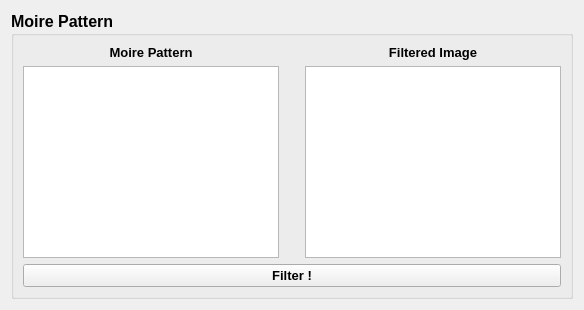
      <widget class="QWidget" name="tab_9">
       <attribute name="title">
        <string>Moire Pattern</string>
       </attribute>
       <layout class="QGridLayout" name="gridLayout_78">
        <item row="0" column="0">
         <widget class="QGroupBox" name="Moire_Pattern_groupBox">
          <property name="font">
           <font>
            <pointsize>12</pointsize>
            <weight>75</weight>
            <bold>true</bold>
           </font>
          </property>
          <property name="title">
           <string>Moire Pattern</string>
          </property>
          <layout class="QGridLayout" name="gridLayout_76">
           <item row="1" column="0">
            <layout class="QHBoxLayout" name="horizontalLayout_67">
             <item>
              <widget class="QPushButton" name="Moire_Filter_pushButton">
               <property name="font">
                <font>
                 <pointsize>10</pointsize>
                 <weight>75</weight>
                 <bold>true</bold>
                </font>
               </property>
               <property name="text">
                <string>Filter !</string>
               </property>
              </widget>
             </item>
            </layout>
           </item>
           <item row="0" column="0">
            <layout class="QGridLayout" name="gridLayout_77">
             <item row="0" column="0">
              <layout class="QHBoxLayout" name="horizontalLayout_68">
               <item>
                <layout class="QVBoxLayout" name="verticalLayout_97">
                 <item>
                  <layout class="QVBoxLayout" name="verticalLayout_98">
                   <item>
                    <widget class="QLabel" name="Moire_pattern_image">
                     <property name="font">
                      <font>
                       <pointsize>10</pointsize>
                       <weight>75</weight>
                       <bold>true</bold>
                      </font>
                     </property>
                     <property name="text">
                      <string>Moire Pattern</string>
                     </property>
                     <property name="alignment">
                      <set>Qt::AlignCenter</set>
                     </property>
                    </widget>
                   </item>
                   <item>
                    <widget class="QGraphicsView" name="Moire_pattern_image_graphicsView"/>
                   </item>
                  </layout>
                 </item>
                </layout>
               </item>
               <item>
                <spacer name="verticalSpacer_43">
                 <property name="orientation">
                  <enum>Qt::Vertical</enum>
                 </property>
                 <property name="sizeHint" stdset="0">
                  <size>
                   <width>20</width>
                   <height>40</height>
                  </size>
                 </property>
                </spacer>
               </item>
               <item>
                <layout class="QVBoxLayout" name="verticalLayout_99">
                 <item>
                  <layout class="QVBoxLayout" name="verticalLayout_100">
                   <item>
                    <widget class="QLabel" name="Filtered_Image_label">
                     <property name="font">
                      <font>
                       <pointsize>10</pointsize>
                       <weight>75</weight>
                       <bold>true</bold>
                      </font>
                     </property>
                     <property name="text">
                      <string>Filtered Image</string>
                     </property>
                     <property name="alignment">
                      <set>Qt::AlignCenter</set>
                     </property>
                    </widget>
                   </item>
                   <item>
                    <widget class="QGraphicsView" name="Filtered_Moire_image_graphicsView"/>
                   </item>
                  </layout>
                 </item>
                </layout>
               </item>
              </layout>
             </item>
            </layout>
           </item>
          </layout>
         </widget>
        </item>
       </layout>
      </widget>
